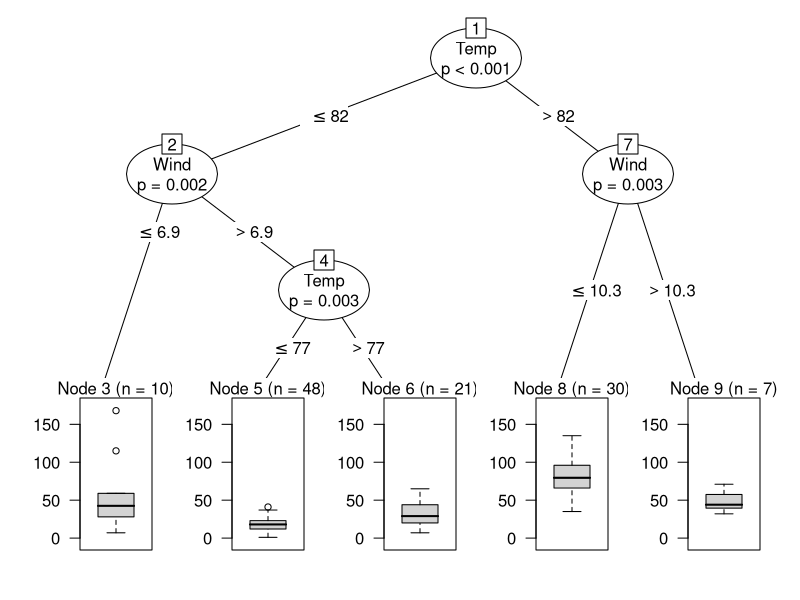
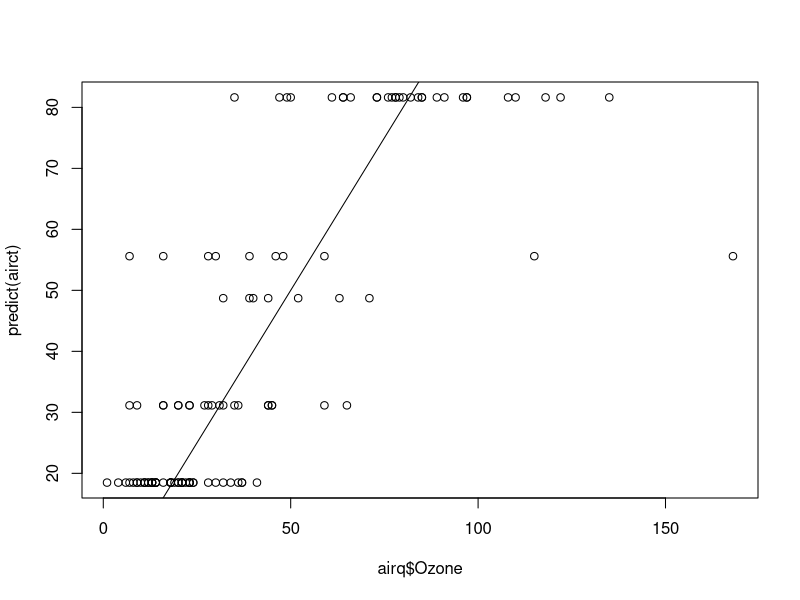

Source code (R) for these figures, in order:
## ---- chunk 1
library("partykit")
## ---- chunk 2
### regression
airq <- subset(airquality, !is.na(Ozone))
airct <- ctree(Ozone ~ ., data = airq,   
               control = ctree_control(maxsurrogate = 3))
airct
## ---- chunk 3
plot(airct)
## ---- chunk 4
summary(predict(airct))
## ---- chunk 5
plot(airq$Ozone, predict(airct))
abline(a = 0, b = 1)
